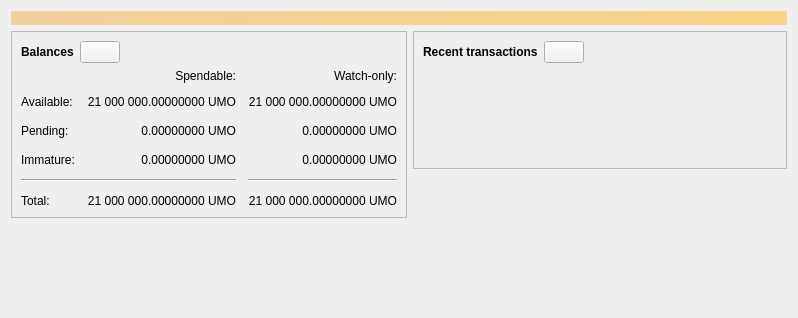
<?xml version="1.0" encoding="UTF-8"?>
<ui version="4.0">
 <class>OverviewPage</class>
 <widget class="QWidget" name="OverviewPage">
  <property name="geometry">
   <rect>
    <x>0</x>
    <y>0</y>
    <width>798</width>
    <height>318</height>
   </rect>
  </property>
  <property name="windowTitle">
   <string>Form</string>
  </property>
  <layout class="QVBoxLayout" name="topLayout">
   <item>
    <widget class="QLabel" name="labelAlerts">
     <property name="visible">
      <bool>false</bool>
     </property>
     <property name="styleSheet">
      <string notr="true">QLabel { background-color: qlineargradient(x1: 0, y1: 0, x2: 1, y2: 0, stop:0 #F0D0A0, stop:1 #F8D488); color:#000000; }</string>
     </property>
     <property name="wordWrap">
      <bool>true</bool>
     </property>
     <property name="margin">
      <number>3</number>
     </property>
     <property name="textInteractionFlags">
      <set>Qt::TextSelectableByMouse</set>
     </property>
    </widget>
   </item>
   <item>
    <layout class="QHBoxLayout" name="horizontalLayout" stretch="1,1">
     <item>
      <layout class="QVBoxLayout" name="verticalLayout_2">
       <item>
        <widget class="QFrame" name="frame">
         <property name="frameShape">
          <enum>QFrame::StyledPanel</enum>
         </property>
         <property name="frameShadow">
          <enum>QFrame::Raised</enum>
         </property>
         <layout class="QVBoxLayout" name="verticalLayout_4">
          <item>
           <layout class="QHBoxLayout" name="horizontalLayout_4">
            <item>
             <widget class="QLabel" name="label_5">
              <property name="font">
               <font>
                <weight>75</weight>
                <bold>true</bold>
               </font>
              </property>
              <property name="text">
               <string>Balances</string>
              </property>
             </widget>
            </item>
            <item>
             <widget class="QPushButton" name="labelWalletStatus">
              <property name="enabled">
               <bool>true</bool>
              </property>
              <property name="maximumSize">
               <size>
                <width>45</width>
                <height>16777215</height>
               </size>
              </property>
              <property name="toolTip">
               <string>The displayed information may be out of date. Your wallet automatically synchronizes with the UniversalMolecule network after a connection is established, but this process has not completed yet.</string>
              </property>
              <property name="text">
               <string/>
              </property>
              <property name="icon">
               <iconset resource="../bitcoin.qrc">
                <normaloff>:/icons/warning</normaloff>
                <disabledoff>:/icons/warning</disabledoff>:/icons/warning</iconset>
              </property>
              <property name="iconSize">
               <size>
                <width>24</width>
                <height>24</height>
               </size>
              </property>
             </widget>
            </item>
            <item>
             <spacer name="horizontalSpacer_3">
              <property name="orientation">
               <enum>Qt::Horizontal</enum>
              </property>
              <property name="sizeHint" stdset="0">
               <size>
                <width>40</width>
                <height>20</height>
               </size>
              </property>
             </spacer>
            </item>
           </layout>
          </item>
          <item>
           <layout class="QGridLayout" name="gridLayout">
            <property name="spacing">
             <number>12</number>
            </property>
            <item row="2" column="2">
             <widget class="QLabel" name="labelWatchPending">
              <property name="cursor">
               <cursorShape>IBeamCursor</cursorShape>
              </property>
              <property name="toolTip">
               <string>Unconfirmed transactions to watch-only addresses</string>
              </property>
              <property name="text">
               <string notr="true">0.00000000 UMO</string>
              </property>
              <property name="alignment">
               <set>Qt::AlignRight|Qt::AlignTrailing|Qt::AlignVCenter</set>
              </property>
              <property name="textInteractionFlags">
               <set>Qt::LinksAccessibleByMouse|Qt::TextSelectableByKeyboard|Qt::TextSelectableByMouse</set>
              </property>
             </widget>
            </item>
            <item row="2" column="1">
             <widget class="QLabel" name="labelUnconfirmed">
              <property name="cursor">
               <cursorShape>IBeamCursor</cursorShape>
              </property>
              <property name="toolTip">
               <string>Total of transactions that have yet to be confirmed, and do not yet count toward the spendable balance</string>
              </property>
              <property name="text">
               <string notr="true">0.00000000 UMO</string>
              </property>
              <property name="alignment">
               <set>Qt::AlignRight|Qt::AlignTrailing|Qt::AlignVCenter</set>
              </property>
              <property name="textInteractionFlags">
               <set>Qt::LinksAccessibleByMouse|Qt::TextSelectableByKeyboard|Qt::TextSelectableByMouse</set>
              </property>
             </widget>
            </item>
            <item row="3" column="2">
             <widget class="QLabel" name="labelWatchImmature">
              <property name="cursor">
               <cursorShape>IBeamCursor</cursorShape>
              </property>
              <property name="toolTip">
               <string>Mined balance in watch-only addresses that has not yet matured</string>
              </property>
              <property name="text">
               <string notr="true">0.00000000 UMO</string>
              </property>
              <property name="alignment">
               <set>Qt::AlignRight|Qt::AlignTrailing|Qt::AlignVCenter</set>
              </property>
              <property name="textInteractionFlags">
               <set>Qt::LinksAccessibleByMouse|Qt::TextSelectableByKeyboard|Qt::TextSelectableByMouse</set>
              </property>
             </widget>
            </item>
            <item row="4" column="0" colspan="2">
             <widget class="Line" name="line">
              <property name="orientation">
               <enum>Qt::Horizontal</enum>
              </property>
             </widget>
            </item>
            <item row="4" column="2">
             <widget class="Line" name="lineWatchBalance">
              <property name="sizePolicy">
               <sizepolicy hsizetype="Preferred" vsizetype="Fixed">
                <horstretch>0</horstretch>
                <verstretch>0</verstretch>
               </sizepolicy>
              </property>
              <property name="minimumSize">
               <size>
                <width>140</width>
                <height>0</height>
               </size>
              </property>
              <property name="orientation">
               <enum>Qt::Horizontal</enum>
              </property>
             </widget>
            </item>
            <item row="5" column="0">
             <widget class="QLabel" name="labelTotalText">
              <property name="text">
               <string>Total:</string>
              </property>
             </widget>
            </item>
            <item row="3" column="1">
             <widget class="QLabel" name="labelImmature">
              <property name="cursor">
               <cursorShape>IBeamCursor</cursorShape>
              </property>
              <property name="toolTip">
               <string>Mined balance that has not yet matured</string>
              </property>
              <property name="text">
               <string notr="true">0.00000000 UMO</string>
              </property>
              <property name="alignment">
               <set>Qt::AlignRight|Qt::AlignTrailing|Qt::AlignVCenter</set>
              </property>
              <property name="textInteractionFlags">
               <set>Qt::LinksAccessibleByMouse|Qt::TextSelectableByKeyboard|Qt::TextSelectableByMouse</set>
              </property>
             </widget>
            </item>
            <item row="2" column="3">
             <spacer name="horizontalSpacer_2">
              <property name="orientation">
               <enum>Qt::Horizontal</enum>
              </property>
              <property name="sizeHint" stdset="0">
               <size>
                <width>40</width>
                <height>20</height>
               </size>
              </property>
             </spacer>
            </item>
            <item row="3" column="0">
             <widget class="QLabel" name="labelImmatureText">
              <property name="text">
               <string>Immature:</string>
              </property>
             </widget>
            </item>
            <item row="5" column="1">
             <widget class="QLabel" name="labelTotal">
              <property name="cursor">
               <cursorShape>IBeamCursor</cursorShape>
              </property>
              <property name="toolTip">
               <string>Your current total balance</string>
              </property>
              <property name="text">
               <string notr="true">21 000 000.00000000 UMO</string>
              </property>
              <property name="alignment">
               <set>Qt::AlignRight|Qt::AlignTrailing|Qt::AlignVCenter</set>
              </property>
              <property name="textInteractionFlags">
               <set>Qt::LinksAccessibleByMouse|Qt::TextSelectableByKeyboard|Qt::TextSelectableByMouse</set>
              </property>
             </widget>
            </item>
            <item row="5" column="2">
             <widget class="QLabel" name="labelWatchTotal">
              <property name="cursor">
               <cursorShape>IBeamCursor</cursorShape>
              </property>
              <property name="toolTip">
               <string>Current total balance in watch-only addresses</string>
              </property>
              <property name="text">
               <string notr="true">21 000 000.00000000 UMO</string>
              </property>
              <property name="alignment">
               <set>Qt::AlignRight|Qt::AlignTrailing|Qt::AlignVCenter</set>
              </property>
              <property name="textInteractionFlags">
               <set>Qt::LinksAccessibleByMouse|Qt::TextSelectableByKeyboard|Qt::TextSelectableByMouse</set>
              </property>
             </widget>
            </item>
            <item row="0" column="2">
             <widget class="QLabel" name="labelWatchonly">
              <property name="text">
               <string>Watch-only:</string>
              </property>
              <property name="alignment">
               <set>Qt::AlignRight|Qt::AlignTrailing|Qt::AlignVCenter</set>
              </property>
             </widget>
            </item>
            <item row="1" column="0">
             <widget class="QLabel" name="labelBalanceText">
              <property name="text">
               <string>Available:</string>
              </property>
             </widget>
            </item>
            <item row="1" column="1">
             <widget class="QLabel" name="labelBalance">
              <property name="cursor">
               <cursorShape>IBeamCursor</cursorShape>
              </property>
              <property name="toolTip">
               <string>Your current spendable balance</string>
              </property>
              <property name="text">
               <string notr="true">21 000 000.00000000 UMO</string>
              </property>
              <property name="alignment">
               <set>Qt::AlignRight|Qt::AlignTrailing|Qt::AlignVCenter</set>
              </property>
              <property name="textInteractionFlags">
               <set>Qt::LinksAccessibleByMouse|Qt::TextSelectableByKeyboard|Qt::TextSelectableByMouse</set>
              </property>
             </widget>
            </item>
            <item row="1" column="2">
             <widget class="QLabel" name="labelWatchAvailable">
              <property name="cursor">
               <cursorShape>IBeamCursor</cursorShape>
              </property>
              <property name="toolTip">
               <string>Your current balance in watch-only addresses</string>
              </property>
              <property name="text">
               <string notr="true">21 000 000.00000000 UMO</string>
              </property>
              <property name="alignment">
               <set>Qt::AlignRight|Qt::AlignTrailing|Qt::AlignVCenter</set>
              </property>
              <property name="textInteractionFlags">
               <set>Qt::LinksAccessibleByMouse|Qt::TextSelectableByKeyboard|Qt::TextSelectableByMouse</set>
              </property>
             </widget>
            </item>
            <item row="2" column="0">
             <widget class="QLabel" name="labelPendingText">
              <property name="text">
               <string>Pending:</string>
              </property>
             </widget>
            </item>
            <item row="0" column="1">
             <widget class="QLabel" name="labelSpendable">
              <property name="text">
               <string>Spendable:</string>
              </property>
              <property name="alignment">
               <set>Qt::AlignRight|Qt::AlignTrailing|Qt::AlignVCenter</set>
              </property>
             </widget>
            </item>
           </layout>
          </item>
         </layout>
        </widget>
       </item>
       <item>
        <spacer name="verticalSpacer">
         <property name="orientation">
          <enum>Qt::Vertical</enum>
         </property>
         <property name="sizeHint" stdset="0">
          <size>
           <width>20</width>
           <height>40</height>
          </size>
         </property>
        </spacer>
       </item>
      </layout>
     </item>
     <item>
      <layout class="QVBoxLayout" name="verticalLayout_3">
       <item>
        <widget class="QFrame" name="frame_2">
         <property name="frameShape">
          <enum>QFrame::StyledPanel</enum>
         </property>
         <property name="frameShadow">
          <enum>QFrame::Raised</enum>
         </property>
         <layout class="QVBoxLayout" name="verticalLayout">
          <item>
           <layout class="QHBoxLayout" name="horizontalLayout_2">
            <item>
             <widget class="QLabel" name="label_4">
              <property name="font">
               <font>
                <weight>75</weight>
                <bold>true</bold>
               </font>
              </property>
              <property name="text">
               <string>Recent transactions</string>
              </property>
             </widget>
            </item>
            <item>
             <widget class="QPushButton" name="labelTransactionsStatus">
              <property name="enabled">
               <bool>true</bool>
              </property>
              <property name="maximumSize">
               <size>
                <width>45</width>
                <height>16777215</height>
               </size>
              </property>
              <property name="toolTip">
               <string>The displayed information may be out of date. Your wallet automatically synchronizes with the UniversalMolecule network after a connection is established, but this process has not completed yet.</string>
              </property>
              <property name="text">
               <string/>
              </property>
              <property name="icon">
               <iconset resource="../bitcoin.qrc">
                <normaloff>:/icons/warning</normaloff>
                <disabledoff>:/icons/warning</disabledoff>:/icons/warning</iconset>
              </property>
              <property name="iconSize">
               <size>
                <width>24</width>
                <height>24</height>
               </size>
              </property>
             </widget>
            </item>
            <item>
             <spacer name="horizontalSpacer">
              <property name="orientation">
               <enum>Qt::Horizontal</enum>
              </property>
              <property name="sizeHint" stdset="0">
               <size>
                <width>40</width>
                <height>20</height>
               </size>
              </property>
             </spacer>
            </item>
           </layout>
          </item>
          <item>
           <widget class="TransactionOverviewWidget" name="listTransactions">
            <property name="styleSheet">
             <string notr="true">QListView { background: transparent; }</string>
            </property>
            <property name="frameShape">
             <enum>QFrame::NoFrame</enum>
            </property>
            <property name="verticalScrollBarPolicy">
             <enum>Qt::ScrollBarAlwaysOff</enum>
            </property>
            <property name="horizontalScrollBarPolicy">
             <enum>Qt::ScrollBarAlwaysOff</enum>
            </property>
            <property name="sizeAdjustPolicy">
             <enum>QAbstractScrollArea::AdjustToContents</enum>
            </property>
            <property name="selectionMode">
             <enum>QAbstractItemView::NoSelection</enum>
            </property>
            <property name="uniformItemSizes">
             <bool>true</bool>
            </property>
           </widget>
          </item>
         </layout>
        </widget>
       </item>
       <item>
        <spacer name="verticalSpacer_2">
         <property name="orientation">
          <enum>Qt::Vertical</enum>
         </property>
         <property name="sizeHint" stdset="0">
          <size>
           <width>20</width>
           <height>40</height>
          </size>
         </property>
        </spacer>
       </item>
      </layout>
     </item>
    </layout>
   </item>
  </layout>
 </widget>
 <customwidgets>
  <customwidget>
   <class>TransactionOverviewWidget</class>
   <extends>QListView</extends>
   <header>qt/transactionoverviewwidget.h</header>
  </customwidget>
 </customwidgets>
 <resources/>
 <connections/>
</ui>
